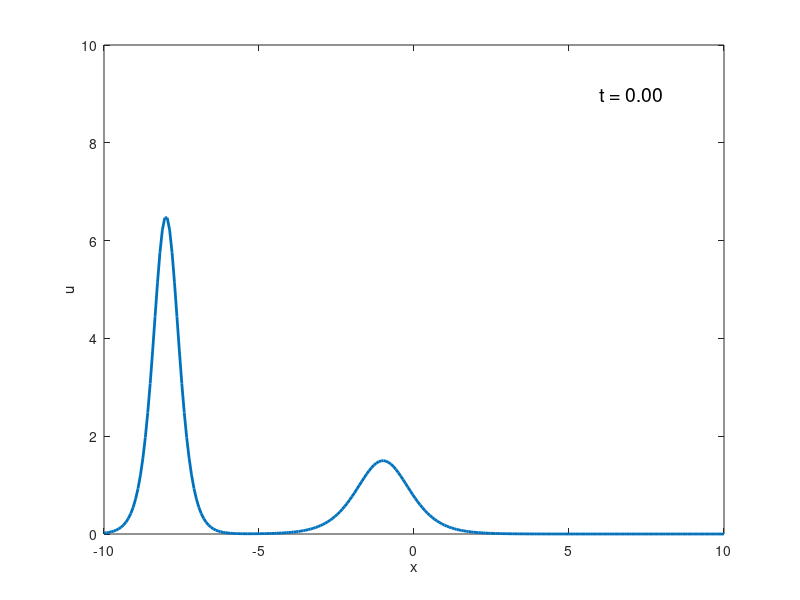

Reproduce this figure in MATLAB. (Note: this script raises an error after producing the figure.)
clc

order = 4; % we will change this to get metrics

N = 256;
x = linspace(-10,10,N);        % domain, is this ok?
tmax =  1.5;
t=0;

%TEST PROBLEM
c_1=13;
c_2 =3;
u = 1/2*c_1*(sech(sqrt(c_1)*(x+8)/2)).^2 + 1/2*c_2*(sech(sqrt(c_2)*(x+1)/2)).^2;
%FINISHES TEST PROBLEM

% Plots initial condition (we want to get a better idea of what we are dealing with)
plot(x,u,'LineWidth',2)
axis([-10 10 0 10])
xlabel('x')
ylabel('u')
text(6,9,['t = ',num2str(t,'%1.2f')],'FontSize',14)
drawnow

parallel = true; % TODO when using parallel true computer crashes, fix this

Approximate(u, x, N, tmax, order, parallel);


% in main you define the equation you want to aproximate and its initial
% conditions
% Here you call Approximate -> MethodStep (for each iteration) ->
% LieTrotter